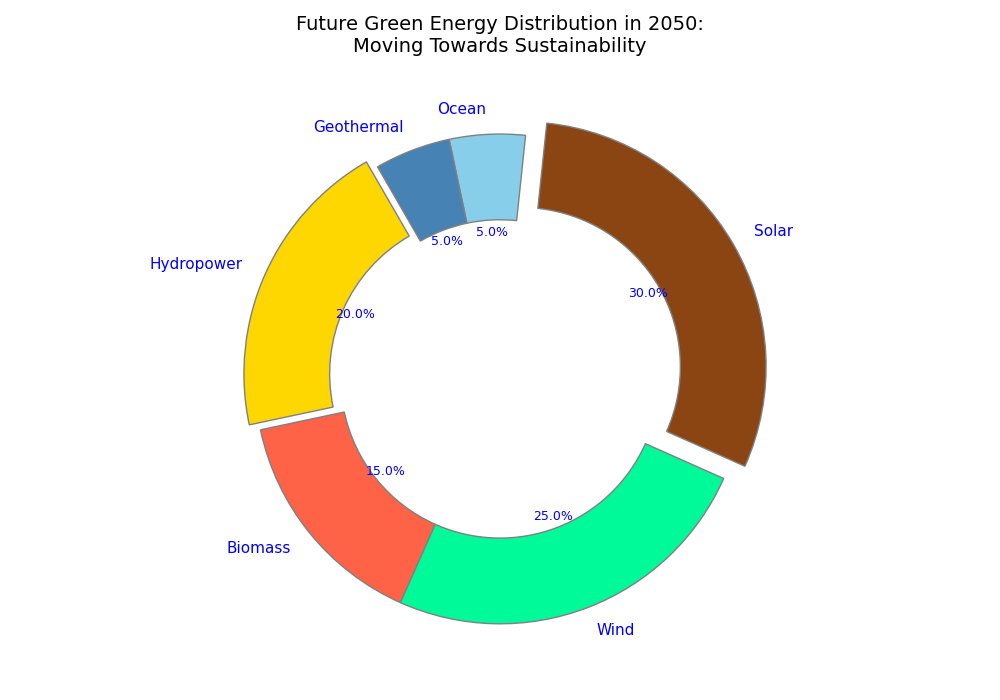

Python code for this plot:
import matplotlib.pyplot as plt

energy_sources = ['Hydropower', 'Biomass', 'Wind', 'Solar', 'Ocean', 'Geothermal']
energy_share = [20, 15, 25, 30, 5, 5]

# Manually shuffled colors for each data group
colors = ['#FFD700', '#FF6347', '#00FA9A', '#8B4513', '#87CEEB', '#4682B4']

explode = (0.05, 0, 0, 0.1, 0, 0)

fig, ax = plt.subplots(figsize=(10, 7))
wedges, texts, autotexts = ax.pie(
    energy_share, labels=energy_sources, autopct='%1.1f%%',
    startangle=120, colors=colors, explode=explode, shadow=False,
    textprops=dict(color='blue'), wedgeprops=dict(width=0.35, edgecolor='grey')
)

plt.setp(autotexts, size=9, weight="normal")
plt.setp(texts, size=11)

ax.set_title(
    "Future Green Energy Distribution in 2050:\nMoving Towards Sustainability", 
    fontsize=14, fontweight='normal', pad=15
)

ax.grid(visible=True, linestyle='--', color='grey')

plt.tight_layout()
plt.show()
